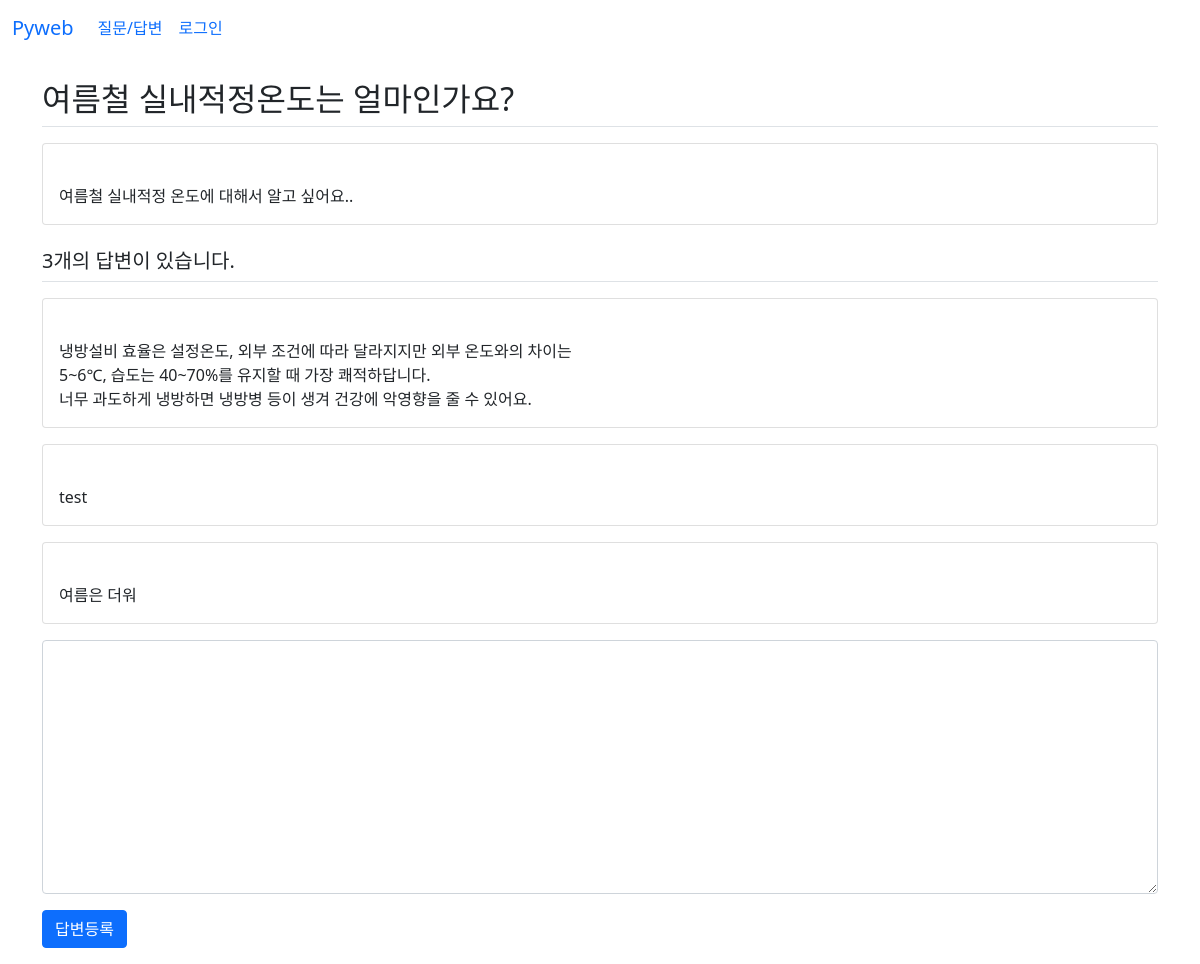
The app's page /board/1/, older data.
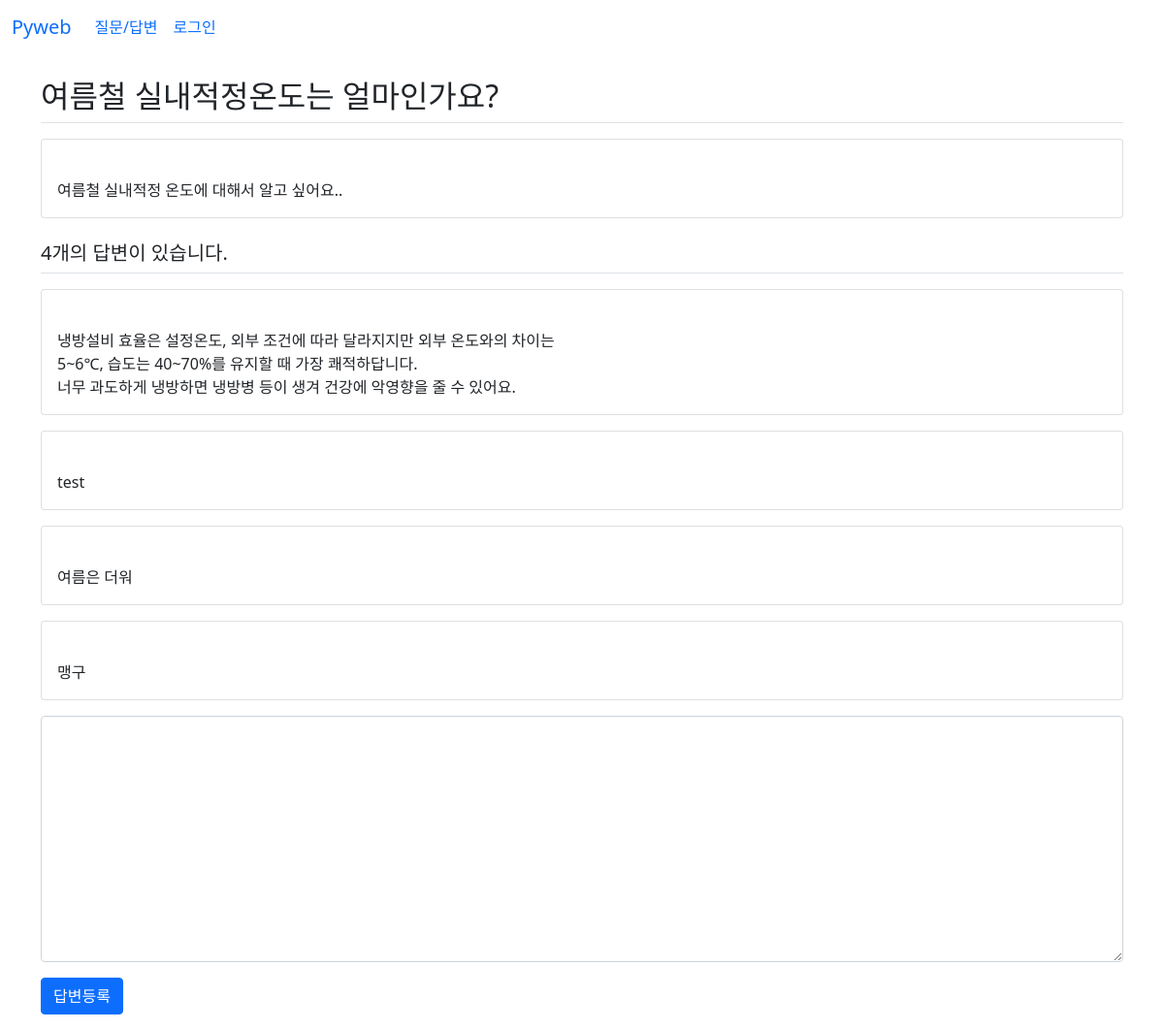
The same page, newer data.
### board/models.py (models this page shows, shortened)
class Question(models.Model):
    subject = models.CharField(max_length=200)  #제목
    content = models.TextField()                #질문 내용
    create_date = models.DateTimeField()        #등록일

class Answer(models.Model):
    content = models.TextField()  #답변 내용
    create_date = models.DateTimeField()  #등록일
    question = models.ForeignKey(Question,
                on_delete=models.CASCADE) #외래키

### board/views.py (the view)
# urls.py: path('<int:question_id>/', views.detail, name='detail'),
def detail(request, question_id):
    question = Question.objects.get(id=question_id)
    context = {'question': question}
    return render(request, 'board/detail.html', context)

### templates/board/detail.html (shortened to what this page needs)
{% extends 'base.html' %}
{%  block content %}
<div class="container my-3">
    <section id="detail">
    <h2 class="border-bottom py-2">{{ question.subject }}</h2>
    <div class="card my-3">
        <div class="card-body">
            <div class="card-text" style="white-space:pre-line">
                {{ question.content }}
            </div>
        </div>
    </div>
    <h5 class="border-bottom my-3 py-2">
        {{ question.answer_set.count }}개의 답변이 있습니다.
    </h5>
    {% for answer in question.answer_set.all %}
        <div class="card my-3">
        <div class="card-body">
            <div class="card-text" style="white-space:pre-line">
                {{ answer.content }}
            </div>
        </div>
    </div>
        {%  endfor %}
    <form action="{% url 'board:answer_create' question.id  %}"
            method="post">
        <div class="form-group">
            <textarea name="content" rows="10"
                      cols="50" class="form-control mb-3"></textarea>
        </div>
        <button type="submit" class="btn btn-primary">답변등록</button>
    </form>
    </section>
</div>
{% endblock %}

Row changes from the older to the newer data that the page shows:
computed for Question "여름철 실내적정온도는 얼마인가요?": answer_set.count "3" → "4"
added Answer: content "맹구"
